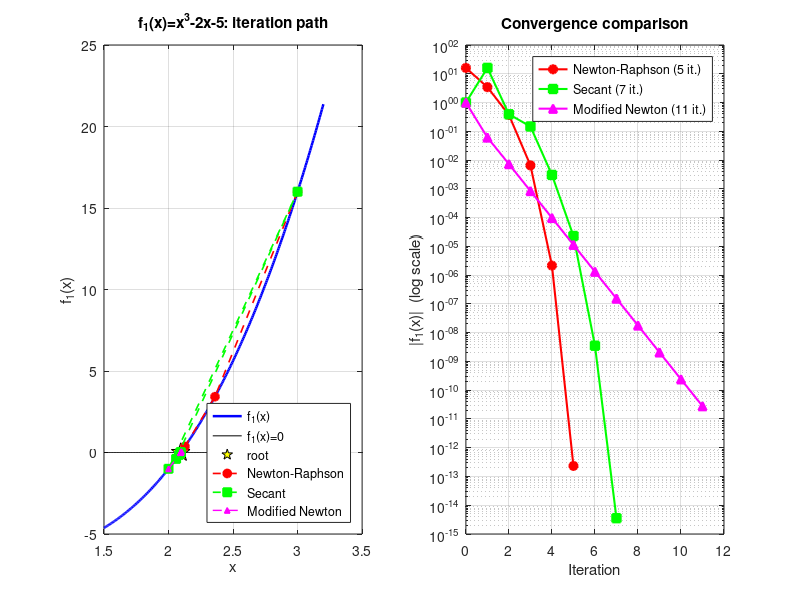
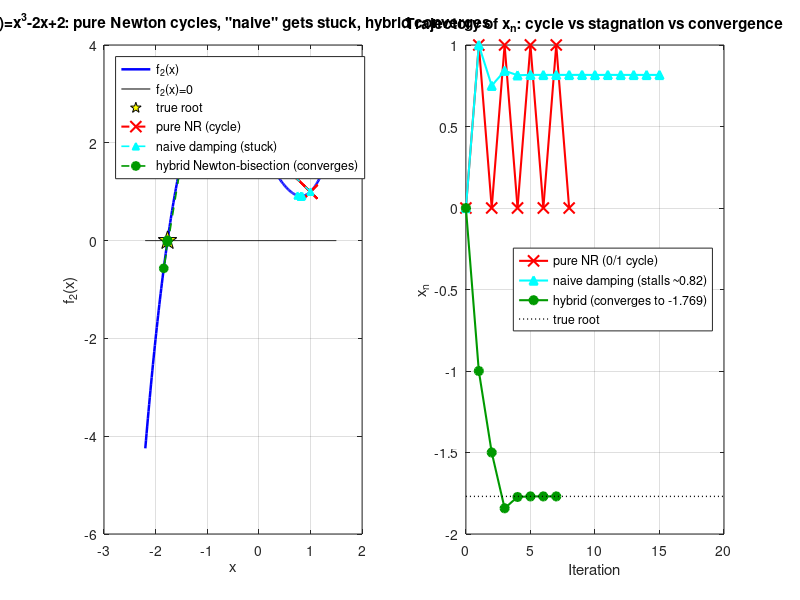

MATLAB code for these plots, in order:
%% Module 1, Part 1 - Theory: Implicit AE, Newton-Raphson and variants
% Generic example, independent of the reactor case study, illustrating
% step-by-step the base method and its variants on a scalar implicit
% equation. Includes convergence plots and "cobweb" visualization.
%
% BASE CASE (clean convergence):
%   f1(x) = x^3 - 2x - 5 = 0      (single real root, ~2.0946)
%
% CRITICAL CASE (why the robust variants are needed):
%   f2(x) = x^3 - 2x + 2 = 0      (single real root, ~-1.7693)
%   Pure Newton-Raphson from x0=0 enters an EXACT cycle: 0 -> 1 -> 0 -> ...
%   Classic textbook case, not an implementation bug.

clear; clc; close all;

%% =============================== 
%  BASE CASE: f1(x) = x^3 - 2x - 5
%  =============================== 
f1  = @(x) x.^3 - 2*x - 5;
f1p = @(x) 3*x.^2 - 2;

tol = 1e-10; maxiter = 50;

%% --- Newton-Raphson, x0 = 3 ---
fprintf('=== BASE CASE: Newton-Raphson, x0=3 ===\n');
fprintf('it        x                f(x)\n');
x = 3.0;
hist_NR.x = x; hist_NR.f = f1(x);
for it = 0:maxiter
    fx = f1(x);
    fprintf('%2d   %.10f   %.3e\n', it, x, fx);
    if abs(fx) < tol, break; end
    x = x - fx/f1p(x);
    hist_NR.x(end+1) = x; hist_NR.f(end+1) = f1(x); 
end
fprintf('Root: x = %.10f\n\n', x);

%% --- Secant method, x0=2, x1=3 (no analytical derivative) ---
fprintf('=== Secant method, x0=2, x1=3 ===\n');
fprintf('it        x                f(x)\n');
x0 = 2.0; x1 = 3.0;
f0 = f1(x0); fval1 = f1(x1);
hist_SEC.x = [x0 x1]; hist_SEC.f = [f0 fval1];
fprintf('%2d   %.10f   %.3e\n', 0, x0, f0);
fprintf('%2d   %.10f   %.3e\n', 1, x1, fval1);
for it = 2:maxiter
    x2 = x1 - fval1*(x1-x0)/(fval1-f0);
    f2 = f1(x2);
    fprintf('%2d   %.10f   %.3e\n', it, x2, f2);
    hist_SEC.x(end+1) = x2; hist_SEC.f(end+1) = f2;
    if abs(f2) < tol, break; end
    x0 = x1; f0 = fval1;
    x1 = x2; fval1 = f2;
end
fprintf(['Root: x = %.10f  (superlinear convergence, ~1.618: ' ...
    'slower than Newton)\n\n'], x2);

%% --- Modified Newton, x0=3 (Jacobian fixed, never recomputed) ---
fprintf('=== Modified Newton, x0=3 (f''(x0) fixed) ===\n');
fprintf('it        x                f(x)\n');
x = 2.0;
fp_fixed = f1p(x);   % computed only once
hist_MOD.x = x; hist_MOD.f = f1(x);
for it = 0:maxiter
    fx = f1(x);
    fprintf('%2d   %.10f   %.3e\n', it, x, fx);
    if abs(fx) < tol, break; end
    x = x - fx/fp_fixed;   % same denominator every iteration
    hist_MOD.x(end+1) = x; hist_MOD.f(end+1) = f1(x);
end
fprintf(['Root: x = %.10f  (linear convergence: %d iterations ' ...
    'instead of 4)\n\n'], x, it);

%% ============================================================
%  CRITICAL CASE: f2(x) = x^3 - 2x + 2  (real root ~ -1.7693)
%  ============================================================
f2fun = @(x) x.^3 - 2*x + 2;
f2p   = @(x) 3*x.^2 - 2;

%% --- Pure Newton-Raphson, x0=0: EXACT CYCLE ---
fprintf('=== CRITICAL CASE: pure Newton-Raphson, x0=0 ===\n');
fprintf('it        x                f(x)\n');
x = 0.0;
hist_CYC.x = x; hist_CYC.f = f2fun(x);
for it = 0:7
    fx = f2fun(x);
    fprintf('%2d   %.6f   %.6f\n', it, x, fx);
    x = x - fx/f2p(x);
    hist_CYC.x(end+1) = x; hist_CYC.f(end+1) = f2fun(x);
end
fprintf('--> Never converges: exact cycle 0 -> 1 -> 0 -> 1 -> ...\n');
fprintf('    (provable analytically, not an implementation error)\n\n');

%% --- "Naive" damped Newton (backtracking on |f| only) ---
% Breaks the cycle, but can get STUCK at a spurious stationary point
% (where f'(x)=0 but f(x)!=0): illustrates the LIMIT of naive damping,
% not just its benefit.
fprintf('=== "Naive" damped Newton (backtracking on |f| only), x0=0 ===\n');
fprintf('it        x                f(x)\n');
x = 0.0;
hist_DAMP.x = x; hist_DAMP.f = f2fun(x);
for it = 0:14
    fx = f2fun(x);
    fprintf('%2d   %.8f   %.6e\n', it, x, fx);
    if abs(fx) < 1e-10, break; end
    fpx = f2p(x);
    dx  = -fx/fpx;
    lam = 1.0;
    while abs(f2fun(x+lam*dx)) >= abs(fx) && lam > 1e-8
        lam = lam/2;
    end
    x = x + lam*dx;
    hist_DAMP.x(end+1) = x; hist_DAMP.f(end+1) = f2fun(x);
end
fprintf('--> Gets stuck near x=0.8165 (critical point, f''(x)=0), NOT a root\n');
fprintf('    (f is about 0.911 there, not zero): limit of naive damping.\n\n');

%% --- Hybrid Newton-bisection (safeguarded): converges correctly ---
% Maintains a bracket [a,b] with f(a)*f(b)<0. At each iteration it tries
% the Newton step; if the result falls outside the bracket, it uses a
% bisection step instead. ALWAYS guarantees progress toward a true root
% (bisection), with Newton's acceleration whenever possible.
fprintf('=== Hybrid Newton-bisection (safeguarded), initial bracket [-2, 0] ===\n');
fprintf('it        x                f(x)             bracket\n');
a = -2.0; b = 0.0;
fa = f2fun(a); fb = f2fun(b);
if fa*fb >= 0
    error('Invalid bracket: f(a) and f(b) must have opposite signs.');
end
x = 0.0;   % same "bad" guess as before
hist_HYB.x = x; hist_HYB.f = f2fun(x);
for it = 0:14
    fx = f2fun(x);
    fprintf('%2d   %.10f   %.6e   [%.6f, %.6f]\n', it, x, fx, a, b);
    if abs(fx) < 1e-12, break; end
    % update the bracket
    if fa*fx < 0
        b = x; fb = fx;
    else
        a = x; fa = fx;
    end
    % try the Newton step; accept it only if it stays inside the bracket
    fpx = f2p(x);
    accepted = false;
    if fpx ~= 0
        x_newton = x - fx/fpx;
        if x_newton > a && x_newton < b
            x = x_newton;
            accepted = true;
        end
    end
    if ~accepted
        x = 0.5*(a+b);   % fallback: bisection step
    end
    hist_HYB.x(end+1) = x; hist_HYB.f(end+1) = f2fun(x);
end
fprintf('--> Converges correctly to the true root: x = %.10f\n', x);
fprintf('    This is exactly the role of bisection as a "safety net" (S16.2):\n');
fprintf('    it does not replace Newton, it guarantees progress when Newton fails.\n\n');

%% ============================================================
%  PLOTS
%  ============================================================

%% --- Figure 1: base case - cobweb + convergence ---
figure('Name','Base case: f1(x) = x^3 - 2x - 5');

subplot(1,2,1);
xg = linspace(1.5, 3.2, 300);
plot(xg, f1(xg), 'b-', 'LineWidth', 1.8); hold on
plot(xg, zeros(size(xg)), 'k-');
plot(2.0945514815, 0, 'kp', 'MarkerSize', 14, 'MarkerFaceColor','y');
plot(hist_NR.x, hist_NR.f, '--ro', 'LineWidth', 1.2, 'MarkerFaceColor','r');
plot(hist_SEC.x, hist_SEC.f, '--gs', 'LineWidth', 1.2, 'MarkerFaceColor','g');
plot(hist_MOD.x, hist_MOD.f, '--m^', 'LineWidth', 1.0, 'MarkerFaceColor','m', 'MarkerSize',4);
xlabel('x'); ylabel('f_1(x)');
title('f_1(x)=x^3-2x-5: iteration path');
legend('f_1(x)','f_1(x)=0','root','Newton-Raphson','Secant','Modified Newton', ...
       'Location','southeast');
grid on;

subplot(1,2,2);
semilogy(0:length(hist_NR.f)-1, abs(hist_NR.f), '-ro', 'LineWidth',1.5,'MarkerFaceColor','r'); hold on
semilogy(0:length(hist_SEC.f)-1, abs(hist_SEC.f), '-gs', 'LineWidth',1.5,'MarkerFaceColor','g');
semilogy(0:length(hist_MOD.f)-1, abs(hist_MOD.f), '-m^', 'LineWidth',1.5,'MarkerFaceColor','m');
xlabel('Iteration'); ylabel('|f_1(x)|  (log scale)');
title('Convergence comparison');
legend(sprintf('Newton-Raphson (%d it.)', length(hist_NR.f)-1), ...
       sprintf('Secant (%d it.)', length(hist_SEC.f)-1), ...
       sprintf('Modified Newton (%d it.)', length(hist_MOD.f)-1), ...
       'Location','northeast');
grid on;

%% --- Figure 2: critical case - cycle, naive damping, hybrid ---
figure('Name','Critical case: f2(x) = x^3 - 2x + 2');

subplot(1,2,1);
xg2 = linspace(-2.2, 1.5, 300);
plot(xg2, f2fun(xg2), 'b-', 'LineWidth', 1.8); hold on
plot(xg2, zeros(size(xg2)), 'k-');
plot(-1.7692923542, 0, 'kp', 'MarkerSize', 14, 'MarkerFaceColor','y');
plot(hist_CYC.x, hist_CYC.f, '--rx', 'LineWidth', 1.5, 'MarkerSize', 10);
plot(hist_DAMP.x, hist_DAMP.f, '--c^', 'LineWidth', 1.2, 'MarkerFaceColor','c', 'MarkerSize',5);
plot(hist_HYB.x, hist_HYB.f, '--o', 'Color',[0 0.6 0], 'LineWidth', 1.2, ...
     'MarkerFaceColor',[0 0.6 0]);
xlabel('x'); ylabel('f_2(x)');
title('f_2(x)=x^3-2x+2: pure Newton cycles, "naive" gets stuck, hybrid converges');
legend('f_2(x)','f_2(x)=0','true root','pure NR (cycle)', ...
       'naive damping (stuck)','hybrid Newton-bisection (converges)', ...
       'Location','northwest');
grid on;

subplot(1,2,2);
plot(0:length(hist_CYC.x)-1, hist_CYC.x, '-rx', 'LineWidth',1.5,'MarkerSize',8); hold on
plot(0:length(hist_DAMP.x)-1, hist_DAMP.x, '-c^', 'LineWidth',1.5,'MarkerFaceColor','c');
plot(0:length(hist_HYB.x)-1, hist_HYB.x, '-o', 'Color',[0 0.6 0], 'LineWidth',1.5, ...
     'MarkerFaceColor',[0 0.6 0]);
yline_val = -1.7692923542;
plot(xlim, [yline_val yline_val], 'k:', 'LineWidth', 1);
xlabel('Iteration'); ylabel('x_n');
title('Trajectory of x_n: cycle vs stagnation vs convergence');
legend('pure NR (0/1 cycle)','naive damping (stalls ~0.82)', ...
       'hybrid (converges to -1.769)','true root','Location','east');
grid on;

%% --- Save figures ---
exportgraphics(figure(1), 'fig1_base_case_m.png', 'Resolution', 300);
exportgraphics(figure(2), 'fig2_critical_case_m.png', 'Resolution', 300);
